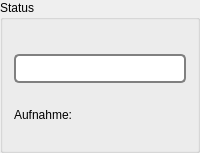
       <widget class="QGroupBox" name="groupBox">
        <property name="sizePolicy">
         <sizepolicy hsizetype="Preferred" vsizetype="Fixed">
          <horstretch>0</horstretch>
          <verstretch>0</verstretch>
         </sizepolicy>
        </property>
        <property name="minimumSize">
         <size>
          <width>0</width>
          <height>150</height>
         </size>
        </property>
        <property name="title">
         <string>Status</string>
        </property>
        <property name="flat">
         <bool>false</bool>
        </property>
        <property name="checkable">
         <bool>false</bool>
        </property>
        <layout class="QVBoxLayout" name="verticalLayout_4">
         <property name="spacing">
          <number>2</number>
         </property>
         <property name="topMargin">
          <number>2</number>
         </property>
         <property name="bottomMargin">
          <number>5</number>
         </property>
         <item>
          <widget class="QLabel" name="lbl_cassy_status">
           <property name="sizePolicy">
            <sizepolicy hsizetype="Preferred" vsizetype="Preferred">
             <horstretch>0</horstretch>
             <verstretch>0</verstretch>
            </sizepolicy>
           </property>
           <property name="minimumSize">
            <size>
             <width>0</width>
             <height>30</height>
            </size>
           </property>
           <property name="text">
            <string/>
           </property>
          </widget>
         </item>
         <item>
          <widget class="QProgressBar" name="progressBar">
           <property name="enabled">
            <bool>true</bool>
           </property>
           <property name="sizePolicy">
            <sizepolicy hsizetype="Fixed" vsizetype="Fixed">
             <horstretch>0</horstretch>
             <verstretch>0</verstretch>
            </sizepolicy>
           </property>
           <property name="minimumSize">
            <size>
             <width>0</width>
             <height>29</height>
            </size>
           </property>
           <property name="maximumSize">
            <size>
             <width>350</width>
             <height>29</height>
            </size>
           </property>
           <property name="layoutDirection">
            <enum>Qt::LeftToRight</enum>
           </property>
           <property name="autoFillBackground">
            <bool>false</bool>
           </property>
           <property name="styleSheet">
            <string notr="true">QProgressBar {
      border: 2px solid grey;
      border-radius: 5px;
      text-align: center;
      background-color: #ffffff;
      min-height: 25px;
      max-height: 25px;
  }
 QProgressBar::chunk {
        background-color: qlineargradient(x1:0, y1:0.5, x2:1, y2:0.5,
                                          stop:0 #A4C639,
                                          stop:1 #6FA213);
        border-radius: 3px;
		height=20px
    }</string>
           </property>
           <property name="value">
            <number>60</number>
           </property>
           <property name="textVisible">
            <bool>false</bool>
           </property>
           <property name="invertedAppearance">
            <bool>false</bool>
           </property>
          </widget>
         </item>
         <item>
          <widget class="QLabel" name="lbl_status">
           <property name="sizePolicy">
            <sizepolicy hsizetype="Preferred" vsizetype="Preferred">
             <horstretch>0</horstretch>
             <verstretch>0</verstretch>
            </sizepolicy>
           </property>
           <property name="minimumSize">
            <size>
             <width>0</width>
             <height>60</height>
            </size>
           </property>
           <property name="maximumSize">
            <size>
             <width>166600</width>
             <height>16777215</height>
            </size>
           </property>
           <property name="text">
            <string>Aufnahme:</string>
           </property>
           <property name="wordWrap">
            <bool>true</bool>
           </property>
          </widget>
         </item>
        </layout>
       </widget>
